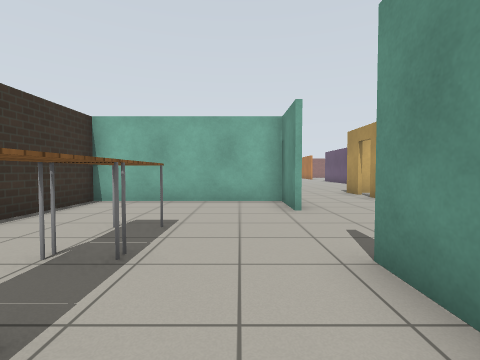
[1] (above)

24 first-person views from a walk through a world built for the Gazebo simulator. The camera is 0.9 m above the floor, tilts 2° down and sees 85° across. The floor is counted in squares, 1 m on a side. Each view is taken from the middle of a square. On the plan, view 1 faces up. The plan holds only what a view shows up to about 10 squares ahead; the rest is blank. Robots are left out. Simple patterns stand in for the simulator's built-in surfaces. Surface patterns are stand-ins for the level's own textures.

[2]
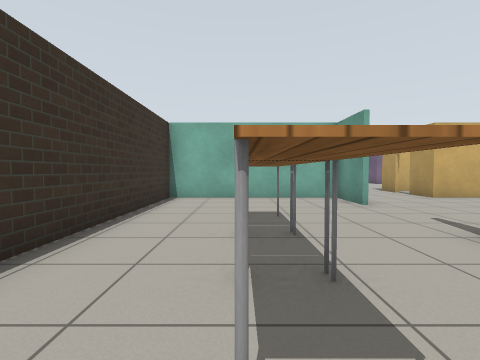

[3]
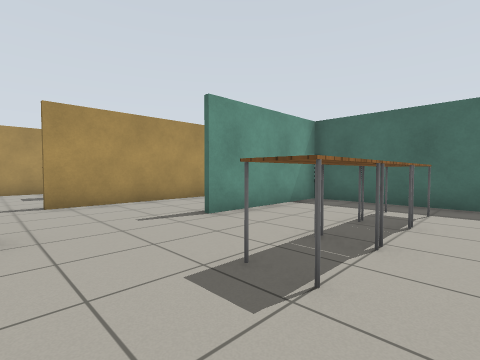

[4]
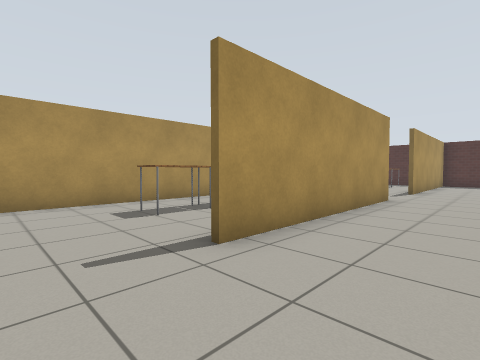

[5]
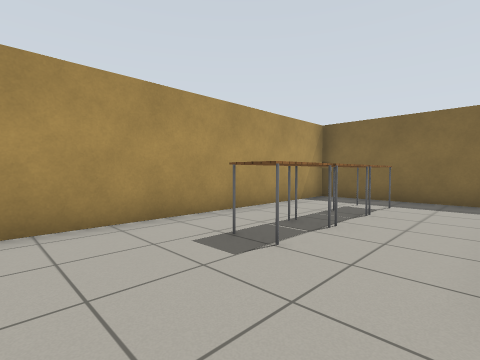

[6]
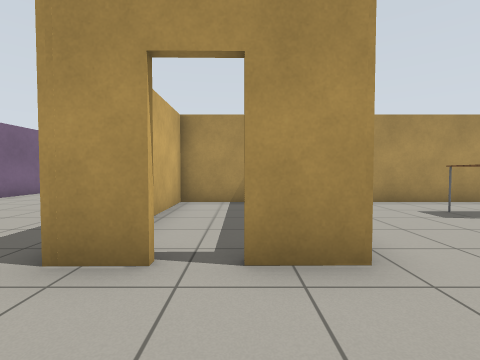

[7]
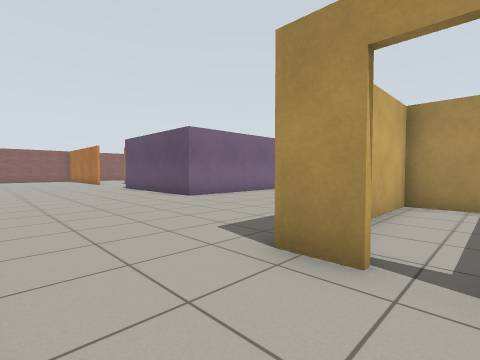

[8]
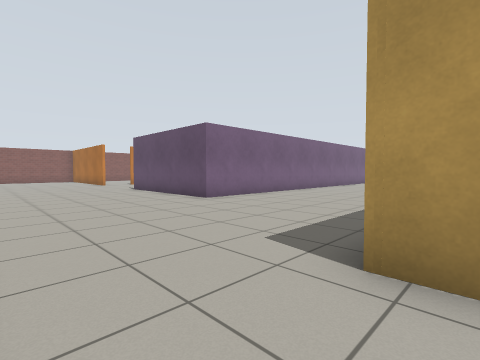

[9]
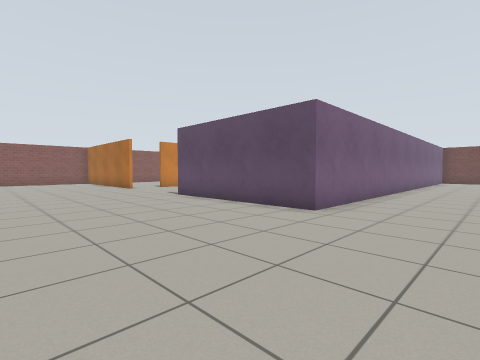

[10]
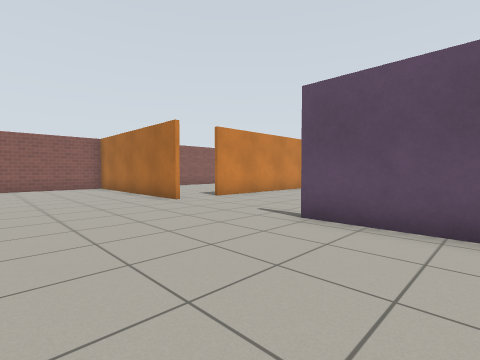

[11]
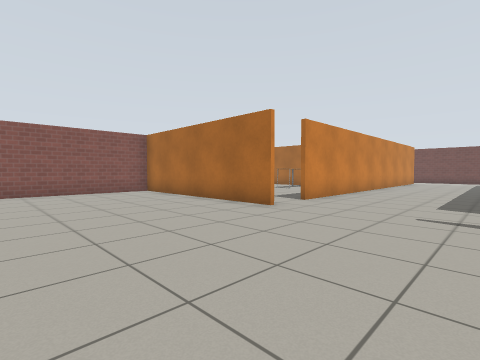

[12]
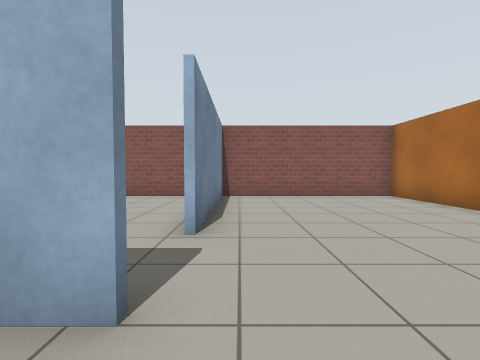

[13]
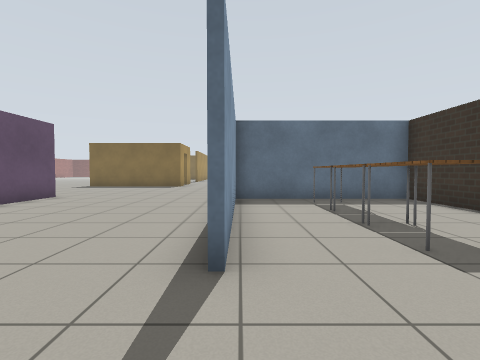

[14]
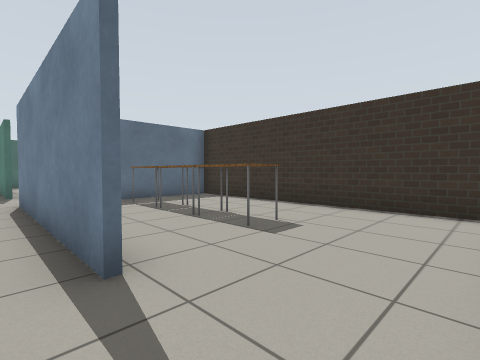

[15]
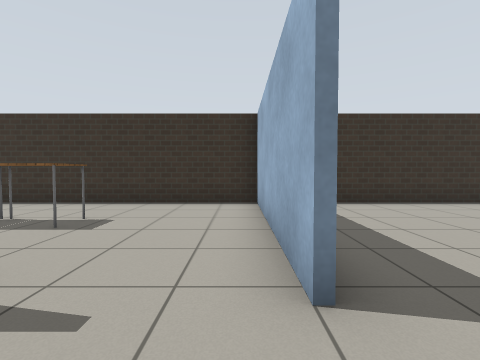

[16]
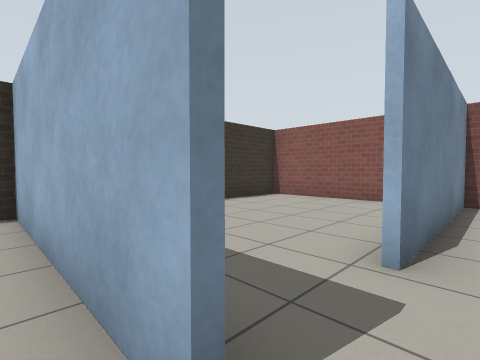

[17]
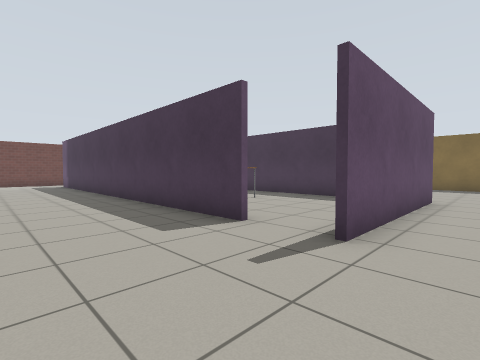

[18]
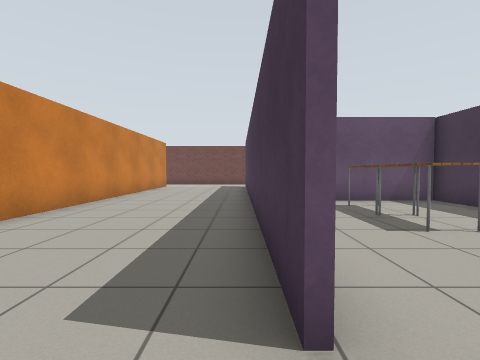

[19]
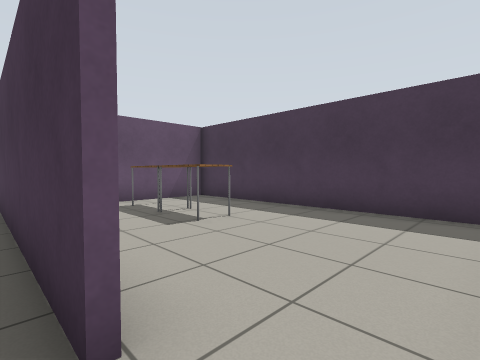

[20]
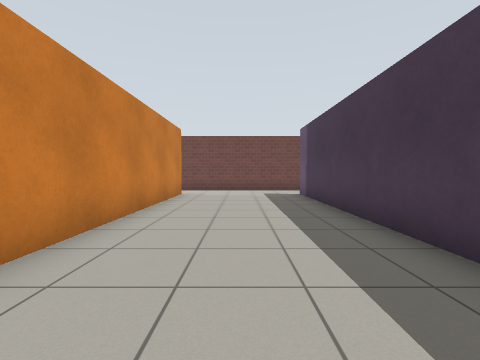

[21]
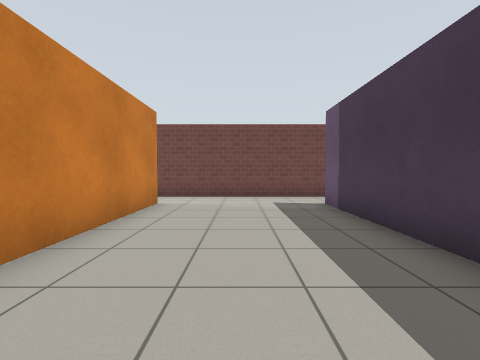

[22]
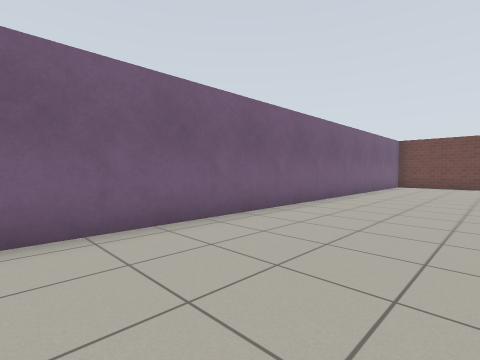

[23]
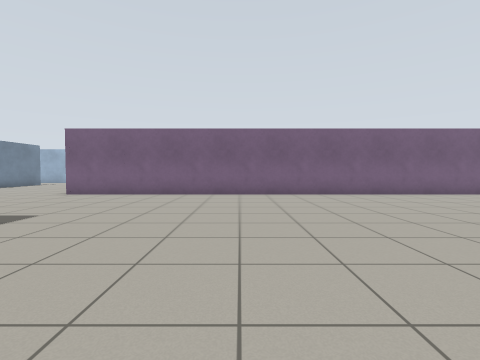

[24]
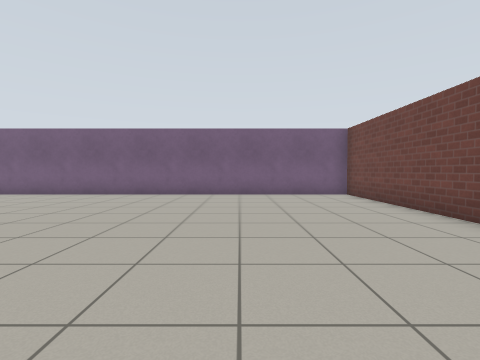

### Floor plan
Ten units are one square. View 1 is at (0, 0); x grows to the right and y downward. Boxes are objects, and circles mark ways between rooms. Rooms are numbered by the first view taken in them; rooms with no view inside come last. Other rooms are left out.
<svg viewBox="-49 -348 305 388">
<path fill="none" stroke="#000" d="M46 18 45 -50M13 -59 13 -78 -44 -78 -44 -15M52 18 95 18 95 -69M61 -78 45 -78 45 -90M-28 18 13 18 13 -26M44 -98 44 -109M251 -114 251 -170 74 -170 74 -228M13 -150 13 -125M92 -227 231 -227M11 -185 11 -236M13 -238 13 -174M251 -235 251 -264M74 -273 74 -343 13 -343 13 -286M232 -273 91 -273M14 -265 -44 -265 -44 -176 11 -176M-44 -339 -44 -286M1 -343 -39 -343M81 -171 159 -171 159 -201"/>
<rect x="-25" y="-15" width="20" height="20" fill="#bbb"><title>table</title></rect>
<rect x="-25" y="-25" width="20" height="10" fill="#bbb"><title>table</title></rect>
<rect x="-25" y="-45" width="20" height="20" fill="#bbb"><title>table</title></rect>
<rect x="65" y="-15" width="10" height="20" fill="#bbb"><title>table</title></rect>
<rect x="65" y="-25" width="10" height="10" fill="#bbb"><title>table</title></rect>
<rect x="65" y="-45" width="10" height="20" fill="#bbb"><title>table</title></rect>
<rect x="-25" y="-205" width="20" height="20" fill="#bbb"><title>table</title></rect>
<rect x="-25" y="-215" width="20" height="10" fill="#bbb"><title>table</title></rect>
<rect x="-25" y="-235" width="20" height="20" fill="#bbb"><title>table</title></rect>
<rect x="115" y="-205" width="20" height="10" fill="#bbb"><title>table</title></rect>
<rect x="135" y="-205" width="20" height="10" fill="#bbb"><title>table</title></rect>
<circle cx="25" cy="-90" r="3" fill="#2a7"/>
<circle cx="10" cy="-280" r="3" fill="#2a7"/>
<circle cx="90" cy="-230" r="3" fill="#2a7"/>
<text x="30" y="-20">1</text>
<text x="130" y="-100">2</text>
<text x="-20" y="-310">3</text>
<text x="120" y="-200">4</text>
</svg>
Room 1 opens to room 2. Room 2 opens to room 3. Room 2 opens to room 4.

Where each view was taken, in squares from view 1:
view 1: 0 up, 0 right, facing up
view 2: 1 down, 2 left, facing up
view 3: 6 up, 3 left, facing down-right
view 4: 7 up, 2 right, facing down-right
view 5: 7 up, 5 right, facing down-right
view 6: 9 up, 2 right, facing right
view 7: 9 up, 2 right, facing up-right
view 8: 10 up, 2 right, facing up-right
view 9: 14 up, 2 right, facing up-right
view 10: 20 up, 3 right, facing up-right
view 11: 23 up, 2 right, facing up-right
view 12: 25 up, 2 right, facing up
view 13: 26 up, 1 right, facing down
view 14: 26 up, 2 right, facing down-left
view 15: 26 up, 3 right, facing left
view 16: 26 up, 2 right, facing up-left
view 17: 26 up, 6 right, facing down-right
view 18: 23 up, 8 right, facing right
view 19: 23 up, 8 right, facing down-right
view 20: 25 up, 13 right, facing right
view 21: 25 up, 16 right, facing right
view 22: 13 up, 9 right, facing up-right
view 23: 7 up, 14 right, facing up
view 24: 7 up, 21 right, facing up
